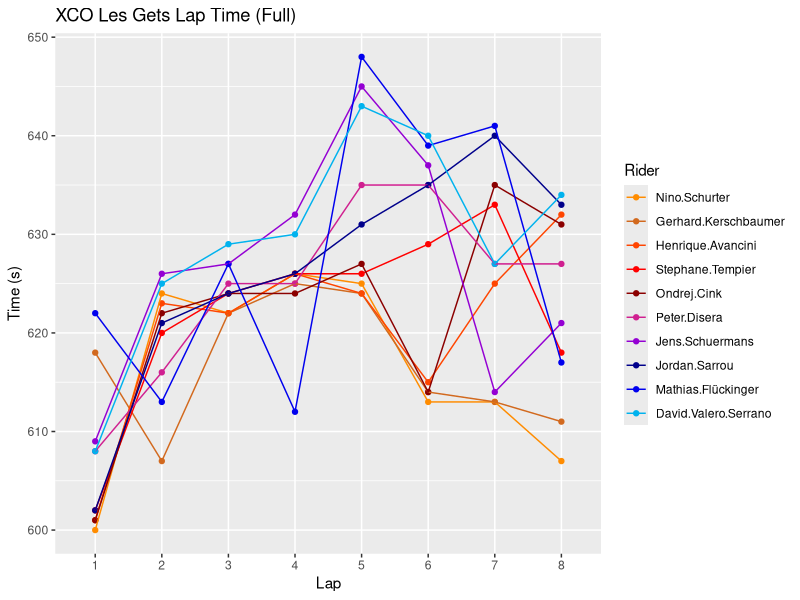
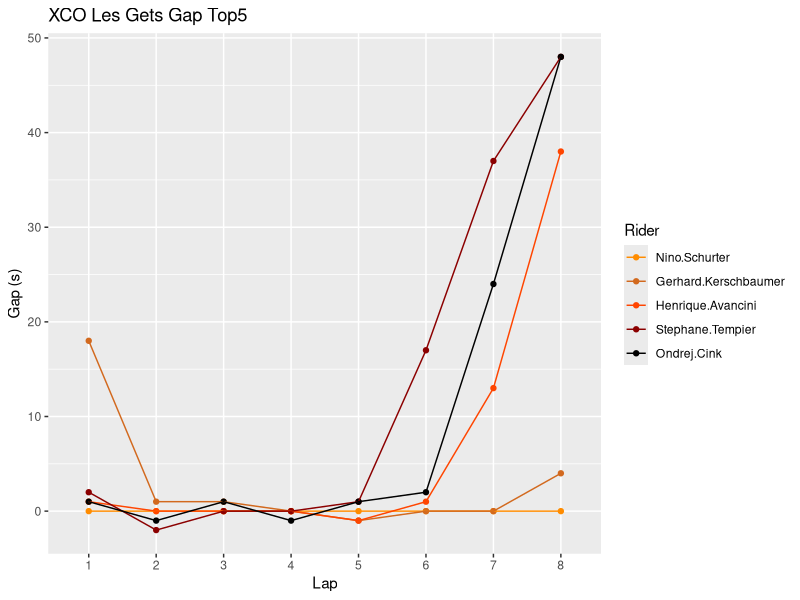
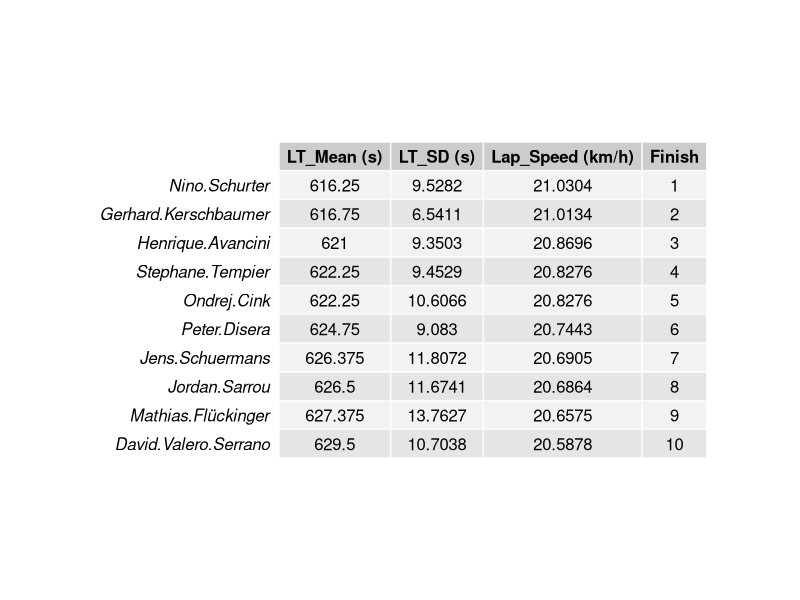
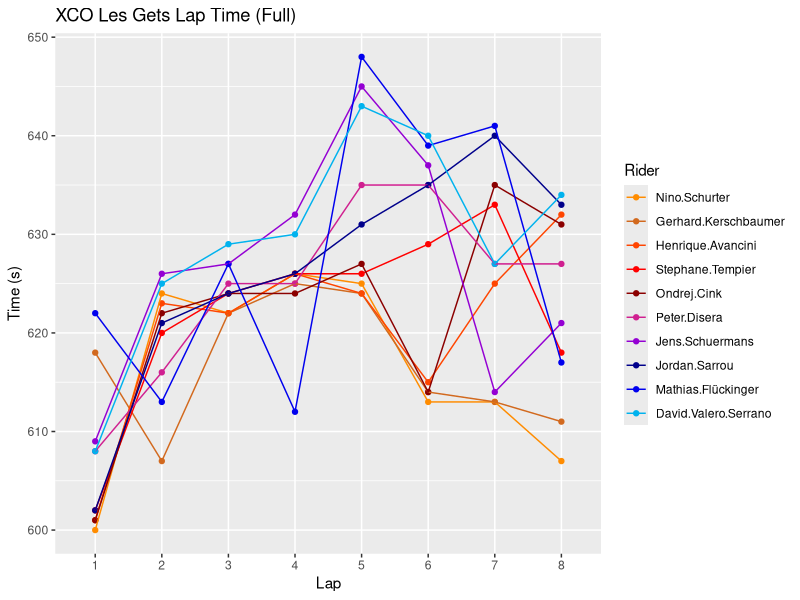
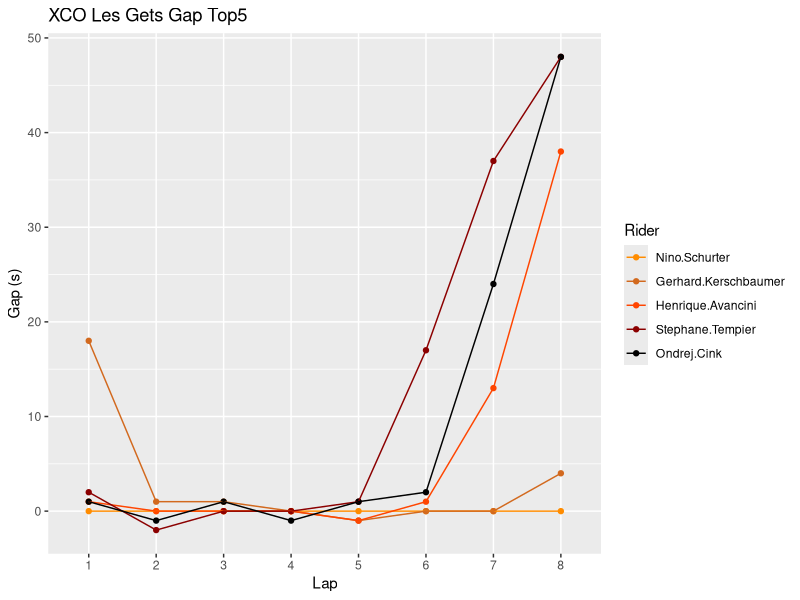

The R script that drew these images, in order:
#MTB Data Analysis
## ================================================================================##
# ==============================READ ME=======================================#

# Always check the number of laps in the race, editing on the dataframe must be done accordingly.
# Always check presence of a starting loop in the race. If not present comment all _NSL script lines.
# modfiy nlaps only during the generation of the variable
# modify lap_length only during generation of the variable (meters)
# when computing mean and sd check the presence of startloop: if it wasnt in the race all occurences of 
  #DF_LapTime_NSL should become DF_LapTime
# fix the ratio for the jpeg table -> recomended: 800x400

#Data and variables
DF = read.csv("XCO_LES_GETS.csv")

nlaps=8 
lap_length = 3600

## ================================================================================##
#Data frame manip -> conversion to seconds and creation of timegaps
#install.packages("lubridate")
library(lubridate)
DF_LapTime= DF[-c(9:11),]
for (i in 2:11) {
  DF_LapTime[[i]]= period_to_seconds(hms(DF_LapTime[[i]]))
}

# no start loop
# DF_LapTime_NSL= DF_LapTime[-1,]
# DF_LapTime_NSL

#timegaps
DF_TimeGap = DF_LapTime[1:6]
for (j in 1:nlaps) {
  temp = DF_TimeGap[j,2]
  for (t in 2:6) {
    if(j == 1){
      DF_TimeGap[j,t] = (DF_TimeGap[j,t] - temp) 
    }
    else{
      DF_TimeGap[j,t] = DF_TimeGap[j-1,t] + (DF_TimeGap[j,t] - temp)
    }
  }
}

# Mean and SD Laps -> "index" of how steady the rider was tempo-wise
Mean = c(1:10)
SD = c(1:10)
AVGSpeed = c(1:10)
for(i in 2:11){
  Mean[i-1]= round( mean(DF_LapTime[,i]), digits = 4 )
  SD[i-1]= round ( sd(DF_LapTime[,i]), digits= 4 )
  AVGSpeed[i-1] = round( (lap_length/Mean[i-1]) * 3.6, digits=4 )
}
DF_Stats = data.frame(matrix (ncol = 10, nrow = 3))
colnames(DF_Stats)= c(colnames(DF[2:11]))
DF_Stats[1,]= Mean
DF_Stats[2,]= SD
DF_Stats[3,]= AVGSpeed
row.names(DF_Stats)= c("LT_Mean (s)", "LT_SD (s)", "Lap_Speed (km/h)")
DF_Stats= t(DF_Stats)
Finish = c(1:10)
DF_Stats= cbind(DF_Stats, Finish)


## ================================================================================##
#melting the dataframe -> easy access for ggplot
library(reshape2)
DFMelt = melt(DF_LapTime, id.var="Lap")
names(DFMelt)[2] = "Rider"
names(DFMelt)[3] = "Time"

# DFMelt_NSL = melt(DF_LapTime_NSL, id.var="Lap")
# names(DFMelt_NSL)[2] = "Rider"
# names(DFMelt_NSL)[3] = "Time"

DFMelt_TimeGap = melt(DF_TimeGap, id.var="Lap")
names(DFMelt_TimeGap)[2] = "Rider"
names(DFMelt_TimeGap)[3] = "Gap"


## ================================================================================##
#Graphical objects
#full
 library(ggplot2)
ggplot(DFMelt, aes(x = Lap, y = Time, col= Rider, group = Rider)) +
  geom_point()+
  geom_line()+
  xlab("Lap")+ ylab("Time (s)")+
  ggtitle("XCO Les Gets Lap Time (Full)")+
  scale_color_manual(values = c ("darkorange","chocolate","orangered1","red", "red4",
                                 "violetred", "darkviolet", "blue4", "blue2","deepskyblue2"))
ggsave("XCO_LES_GETS_FULL.jpg")

#no start loop
# ggplot(DFMelt_NSL, aes(x = Lap, y = Time, col= Rider, group = Rider)) +
#   geom_point()+
#   geom_line()+
#   xlab("Lap")+ ylab("Time (s)")+
#   ggtitle("XCO Les Gets Lap Time (No start Loop)")+
#   scale_color_manual(values = c ("darkorange","chocolate","orangered1","red", "red4",
#                                  "violetred", "darkviolet", "blue4", "blue2", "deepskyblue2"))
# ggsave("XCO_LES_GETS_NSL.jpg")

#timegaps
ggplot(DFMelt_TimeGap, aes(x = Lap, y = Gap, col= Rider, group = Rider)) +
  geom_point()+
  geom_line()+
  xlab("Lap")+ ylab("Gap (s)")+
  ggtitle("XCO Les Gets Gap Top5")+
  scale_color_manual(values = c ("darkorange","chocolate","orangered1","red4", "black"))
ggsave("XCO_LES_GETS_GAP.jpg")

#mean-sd data
#install.packages("gridExtra")

library(gridExtra)
library(grid)
grid.newpage()
grid.table( as.data.frame(DF_Stats) )

  